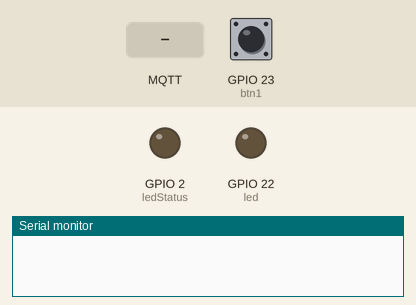
The sketch below on a simulated ESP32. Shown: output pins drawn as LEDs (lit = HIGH), the last lines printed to the serial monitor. The test bench sets the inputs (shaded band); at power-on: GPIO 23 (btn1) HIGH. No MQTT or app messages arrive unless stated.

Above: at 1.2 s.
1.3 s: GPIO 23 (btn1) pulled LOW for 0.15 s
At 2.7 s:
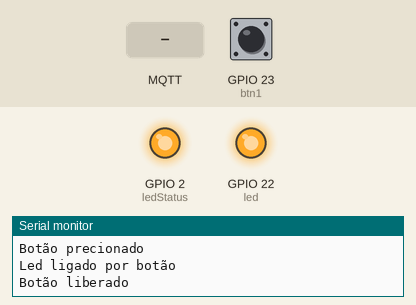
3.0 s: GPIO 23 (btn1) pulled LOW for 1 s
At 4.1 s:
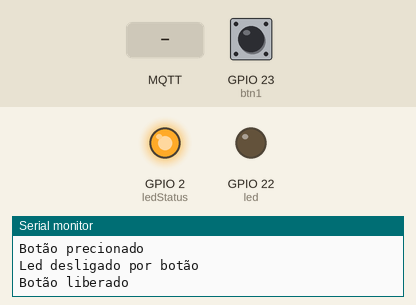
5.5 s: MQTT message "1" arrives on the first subscribed topic
At 6.1 s:
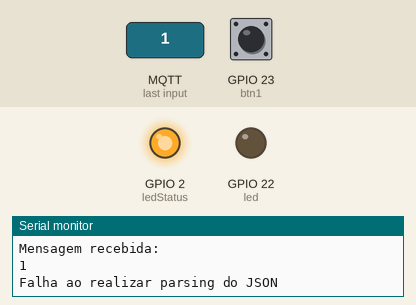
7.0 s: MQTT message "on" arrives on the first subscribed topic
At 7.3 s:
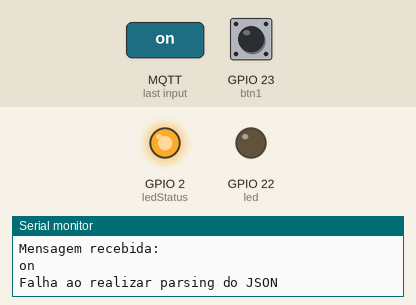
8.5 s: GPIO 23 (btn1) pulled LOW for 3.2 s
At 9.4 s:
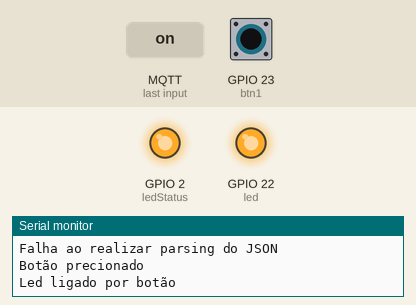
13.2 s: MQTT message "off" arrives on the first subscribed topic
At 13.5 s:
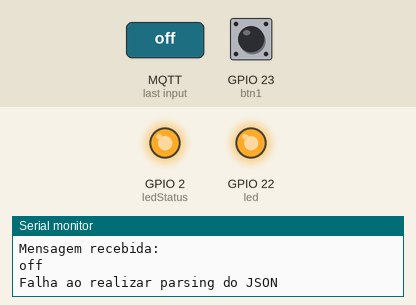
Timing chart, 0 to 15.7 s (numbered marks = the images above; inputs shaded):
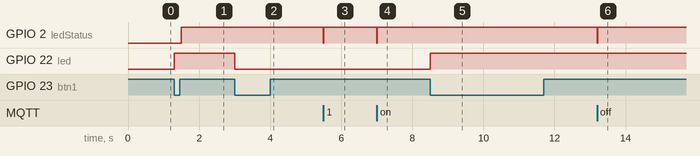

The sketch:

Led_MQTT.ino
```cpp
//Bibliotecas
#include "ArduinoJson.h"
#include "EspMQTTClient.h"

//Declaração de variáveis
int ledStatus = 2;
int led = 22;
int btn1 = 23;
int estadoLed = 0;

// variáveis para o botão:
int ultimoEstado = 1;  //o estado anterior do pino de entrada
int estadoAtual;       //a leitura atual do pino de entrada

//-------------------------------------------------//
//configurações da conexão MQTT
EspMQTTClient client
(
  "FIESC_IOT", //nome da sua rede Wi-Fi
  "7FuhM4@Io9", //senha da sua rede Wi-Fi
  "mqtt.tago.io",  // MQTT Broker server ip padrão da tago
  "Default",   // username
  "",   // Código do Token DA PLATAFORMA TAGOIO
  "senaiesp001",     // Client name that uniquely identify your device
  1883              // The MQTT port, default to 1883. this line can be omitted
);

//Tópico
char topicoMqtt[] = "senai/esp32/001";

/*
Esta função é chamada assim que tudo estiver conectado (Wifi e MQTT)]
AVISO: VOCÊ DEVE IMPLEMENTÁ-LO SE USAR EspMQTTClient
*/
void onConnectionEstablished()
{
    client.subscribe(topicoMqtt,onMessageReceived);
}

void onMessageReceived(const String &msg) {
    digitalWrite(ledStatus, LOW);
    Serial.println("Mensagem recebida:");
    Serial.println(msg);

    StaticJsonBuffer<300> JSONBuffer;                         //Memory pool
    JsonObject& parsed = JSONBuffer.parseObject(msg); //Parse message

    if (parsed.success()) {
      int ledMqtt = parsed["led"];

      if (ledMqtt == 1) {
        ligarLed();
        Serial.println("Led ligado por MQTT");
      } else if (ledMqtt == 2) {
        desligarLed();
        Serial.println("Led desligado por MQTT");
      }

    } else {
      Serial.println("Falha ao realizar parsing do JSON");
    }
}

void transmitirStatusLed() {
  StaticJsonBuffer<300> JSONbuffer;
  JsonObject& JSONencoder = JSONbuffer.createObject();
  JSONencoder["statusLed"] = estadoLed;

  char JSONmessageBuffer[300];
  JSONencoder.prettyPrintTo(JSONmessageBuffer, sizeof(JSONmessageBuffer));

  client.publish(topicoMqtt, JSONmessageBuffer);
}

void setup() {

  //Ativando saída serial
  Serial.begin(9600);

  //Ativando principais portas
  pinMode(btn1, INPUT_PULLUP);
  pinMode(led, OUTPUT);

  //Informação de Placa ligada
  pinMode(ledStatus, OUTPUT);
  digitalWrite(ledStatus, LOW);
}

void alternarLed() {
  if(estadoLed == 0) {
    //Liga o led
    estadoLed = 1;
    digitalWrite(led, HIGH);
    Serial.println("Led ligado por botão");
  } else {
    //Desliga o led
    estadoLed = 0;
    digitalWrite(led, LOW);
    Serial.println("Led desligado por botão");
  }

  transmitirStatusLed();
}

void ligarLed() {
  estadoLed = 1;
  digitalWrite(led, HIGH);
  transmitirStatusLed();
}

void desligarLed() {
  estadoLed = 0;
  digitalWrite(led, LOW);
  transmitirStatusLed();
}

void loop() {

  estadoAtual = digitalRead(btn1);

  if (ultimoEstado == HIGH && estadoAtual == LOW) {
    Serial.println("Botão precionado");
    alternarLed();
  } else if (ultimoEstado == LOW && estadoAtual == HIGH) {
    Serial.println("Botão liberado");
  }

  ultimoEstado = estadoAtual;

  //Alternar o led "azul" do ESP32 conforme estado na conexão
  if (client.isWifiConnected()) {
    digitalWrite(ledStatus, HIGH);
  } else {
    digitalWrite(ledStatus, LOW);
  }

  client.loop();
  delay(10);
}
```

Measured:
- after the input at 1.3 s, GPIO 22 (led): LOW → HIGH at once
- after the input at 3.0 s, GPIO 22 (led): HIGH → LOW at once
- after the input at 5.5 s, GPIO 2 (ledStatus): HIGH → LOW at once, → HIGH 0.01 s later
- after the input at 7.0 s, GPIO 2 (ledStatus): HIGH → LOW at once, → HIGH 0.01 s later
- after the input at 8.5 s, GPIO 22 (led): LOW → HIGH at once
- after the input at 13.2 s, GPIO 2 (ledStatus): HIGH → LOW at once, → HIGH 0.01 s later
